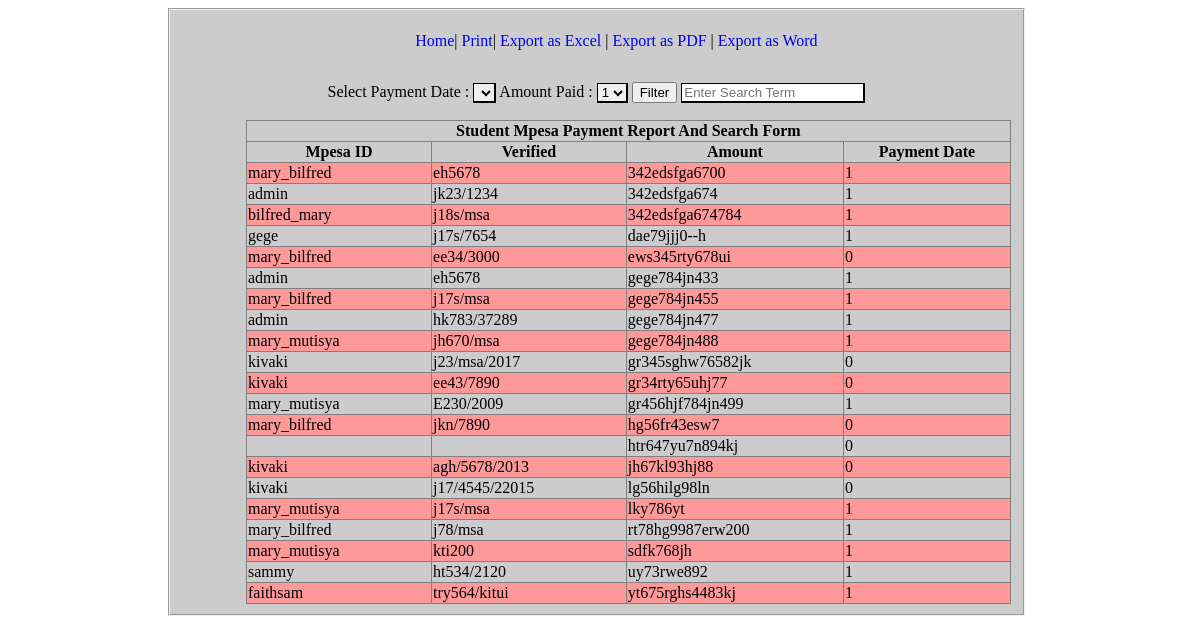
Screenshot of /studentreceipt.php with the database file from the repository.
### tables this page shows
CREATE TABLE IF NOT EXISTS `payments` (
  `username` varchar(50) NOT NULL,
  `studentid` varchar(50) NOT NULL,
  `mpesa_id` varchar(50) NOT NULL,
  `verified` set('1','0') NOT NULL,
  `amount` decimal(10,0) NOT NULL,
  `paymentdate` date NOT NULL,
  `receipt_num` varchar(50) NOT NULL,
  PRIMARY KEY (`mpesa_id`),
  KEY `studentid` (`studentid`),
  KEY `studentid_2` (`studentid`),
  KEY `username` (`username`)
);

### includes/Database.php (called while the page is built, shortened)
<?php
class Database {
	var $connection = "";
	var $query = "";
	function __construct($sql){
	$this->username = "mutisya";
	$this->password = "kivaki";
	$this->host="localhost";
	$this->database = "tumhostel";
	$this->connection = mysqli_connect($this->host,$this->username,$this->password) or die("Couldn't connect to SQL Server on $this->host");
	mysqli_select_db($this->connection,$this->database) or die("Couldn't open database $this->database");
	$this->query = $sql;
	}
	function execute_query(){
		$resp = mysqli_query($this->connection,$this->query)or die(mysql_error());
		return $resp;
		}
	}
?>

### studentreceipt.php (the view, shortened to what this page needs)
<html>
<head><title>Student Mpesa Payment Report</title>
<link rel=stylesheet href="styles/reports.css" />
</head>
<body>
<fieldset id="rooms">
<ul>
<li><a href=admin/index.php>Home</a>|</li>
<li><a href=javascript:window.print()>Print</a>|</li>
<li><a href=#>Export as Excel</a> | </li>
<li><a href=#>Export as PDF</a> | </li>
<li><a href=#>Export as Word</a></li>
</ul>
<div id=controls>
<label for=cboacad>Select Payment Date : </label>
<select id=cboacad></select>
<label for=cbosem>Amount Paid : </label>
<select id=cbosem>
<option value=1>1</option>
</select>
<button id=btnfilter>Filter</button>
  <input type="search" placeholder="Enter Search Term" id=txtsearch />
</div>
<?php
include 'includes/Database.php';
$sql  = "SELECT * FROM payments";
$db2 = new Database($sql);
$resp2 = $db2->execute_query();
echo "<table border=1 id=tblres >";
echo "<tr><th colspan=5>Student Mpesa Payment Report And Search Form </th></tr>";
echo "<tr><th>Mpesa ID</th><th>Verified</th><th>Amount</th><th>Payment Date</th></tr>";
$num = 0;
while ($row = mysqli_fetch_row($resp2)){
	if ($num%2==0){
	echo "<tr id=even><td>$row[0]</td><td>$row[1]</td><td>$row[2]</td><td>$row[3]</td></tr>";
		}
		else {
	echo "<tr><td>$row[0]</td><td>$row[1]</td><td>$row[2]</td><td>$row[3]</td></tr>";
		}
		$num+=1;
	}
echo "</table>";
?>
</fieldset>
</body>
</html>

### styles/reports.css (style rules this page uses)
@media screen { table { border-collapse:collapse; margin-left:4em; } }
@media screen { td,th { width:10%; font-family:calibri; } }
@media screen { li { list-style:none; display:inline; font-family:calibri; } }
@media screen { ul { text-align:center; } }
@media screen { li a { text-decoration:none; } }
@media screen { #even { background-color:#F99; align:center; } }
@media screen { #rooms { background-color:#CCCCCC; width:70%; margin-left:10em; margin-right:2em; } }
@media screen { #controls { padding: 2%; text-align:center; font-family:calibri; font-family:calibri; } }
@media screen { #controls select, #controls input { border:solid 1px; border-right:solid 2px; border-bottom:solid 2px; } }

### rows the page displays
payments: username "mary_bilfred", studentid "eh5678", mpesa_id "342edsfga6700", verified "1"
payments: username "admin", studentid "jk23/1234", mpesa_id "342edsfga674", verified "1"
payments: username "bilfred_mary", studentid "j18s/msa", mpesa_id "342edsfga674784", verified "1"
payments: username "gege", studentid "j17s/7654", mpesa_id "dae79jjj0--h", verified "1"
payments: username "mary_bilfred", studentid "ee34/3000", mpesa_id "ews345rty678ui", verified "0"
payments: username "admin", studentid "eh5678", mpesa_id "gege784jn433", verified "1"
payments: username "mary_bilfred", studentid "j17s/msa", mpesa_id "gege784jn455", verified "1"
payments: username "admin", studentid "hk783/37289", mpesa_id "gege784jn477", verified "1"
payments: username "mary_mutisya", studentid "jh670/msa", mpesa_id "gege784jn488", verified "1"
payments: username "kivaki", studentid "j23/msa/2017", mpesa_id "gr345sghw76582jk", verified "0"
payments: username "kivaki", studentid "ee43/7890", mpesa_id "gr34rty65uhj77", verified "0"
payments: username "mary_mutisya", studentid "E230/2009", mpesa_id "gr456hjf784jn499", verified "1"
payments: username "mary_bilfred", studentid "jkn/7890", mpesa_id "hg56fr43esw7", verified "0"
payments: mpesa_id "htr647yu7n894kj", verified "0"
payments: username "kivaki", studentid "agh/5678/2013", mpesa_id "jh67kl93hj88", verified "0"
payments: username "kivaki", studentid "j17/4545/22015", mpesa_id "lg56hilg98ln", verified "0"
payments: username "mary_mutisya", studentid "j17s/msa", mpesa_id "lky786yt", verified "1"
payments: username "mary_bilfred", studentid "j78/msa", mpesa_id "rt78hg9987erw200", verified "1"
payments: username "mary_mutisya", studentid "kti200", mpesa_id "sdfk768jh", verified "1"
payments: username "sammy", studentid "ht534/2120", mpesa_id "uy73rwe892", verified "1"
payments: username "faithsam", studentid "try564/kitui", mpesa_id "yt675rghs4483kj", verified "1"
